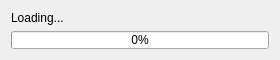
<?xml version="1.0" encoding="UTF-8"?>
<ui version="4.0">
 <class>ProgressBar</class>
 <widget class="QDialog" name="ProgressBar">
  <property name="geometry">
   <rect>
    <x>0</x>
    <y>0</y>
    <width>280</width>
    <height>60</height>
   </rect>
  </property>
  <property name="minimumSize">
   <size>
    <width>280</width>
    <height>60</height>
   </size>
  </property>
  <property name="maximumSize">
   <size>
    <width>16777215</width>
    <height>60</height>
   </size>
  </property>
  <property name="cursor">
   <cursorShape>WaitCursor</cursorShape>
  </property>
  <property name="windowTitle">
   <string>Loading</string>
  </property>
  <layout class="QVBoxLayout" name="verticalLayout">
   <item>
    <widget class="QLabel" name="lbl_status">
     <property name="text">
      <string>Loading...</string>
     </property>
    </widget>
   </item>
   <item>
    <widget class="QProgressBar" name="bar_progress">
     <property name="value">
      <number>0</number>
     </property>
    </widget>
   </item>
  </layout>
 </widget>
 <resources/>
 <connections/>
</ui>
